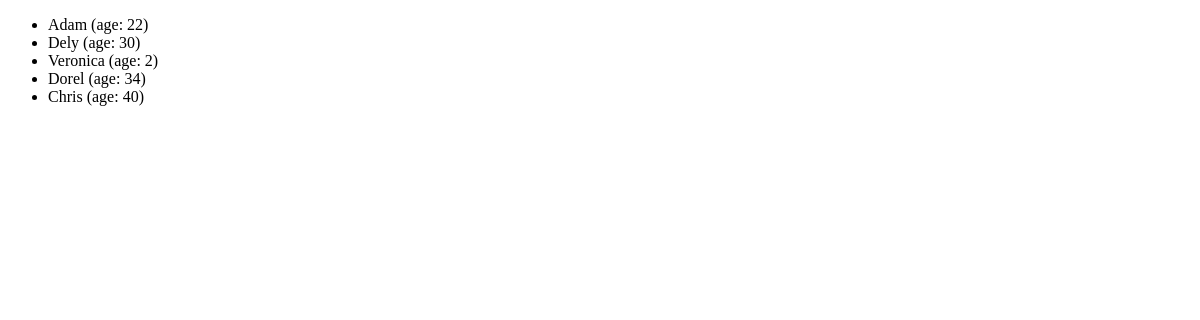
/, run on an earlier commit of the app's database.
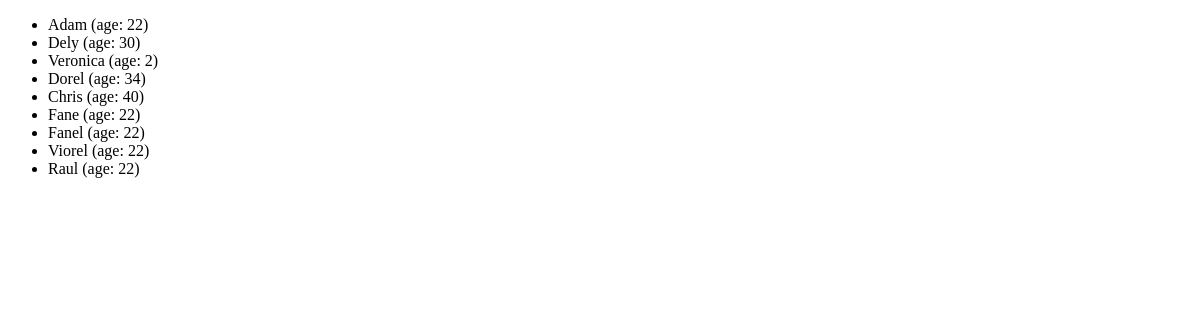
And on a later commit of the database.
### book_outlet/models.py (models this page shows, shortened)
class Family(models.Model):
    name = models.CharField(max_length=50)
    age = models.IntegerField(validators= [MinLengthValidator(1), MaxLengthValidator(5)])
    author = models.CharField(null=True, max_length=100)
    is_bestselling = models.BooleanField(default=False)

### book_outlet/views.py (the view)
# urls.py: path('', views.index, name='index')
def index(request):
    members = Family.objects.all()
    return render(request, 'book_outlet/index.html', {
        'members': members
    })

### book_outlet/templates/book_outlet/index.html (shortened to what this page needs)
{% extends 'book_outlet/base.html' %}
{% block body %}
    <ul>
        {% for member in members%}
            <li>{{ member.name }} (age: {{ member.age }})</li>
        {% endfor %}
    </ul>
{% endblock body %}

### book_outlet/templates/book_outlet/base.html (shortened to what this page needs)
<!DOCTYPE html>
<html lang="en">
<head>
</head>
<body>
    {% block body %}{% endblock body %}
</body>
</html>

What changed in the data, as far as the page shows it:
added Family: name "Fane", age "22"
added Family: name "Fanel", age "22"
added Family: name "Viorel", age "22"
added Family: name "Raul", age "22"
